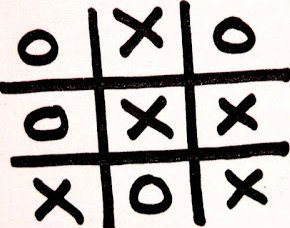
#> input picture iks-oks.jpg, 290 x 228 px
$ python test1.py
#> lines starting #> are read from the running program, lines starting #| are printed output that depends on the picture; after the words box and inside, x2 and y2 are one past the last pixel; in counts of white or black regions, pixels touching at a corner belong together
import cv2
import imutils
import numpy as np

image = cv2.imread("iks-oks.jpg")
#> image is the input picture: shape (228, 290, 3); mean B, G, R 173, 175.2, 180
image= cv2.resize(image,(1783,1764))
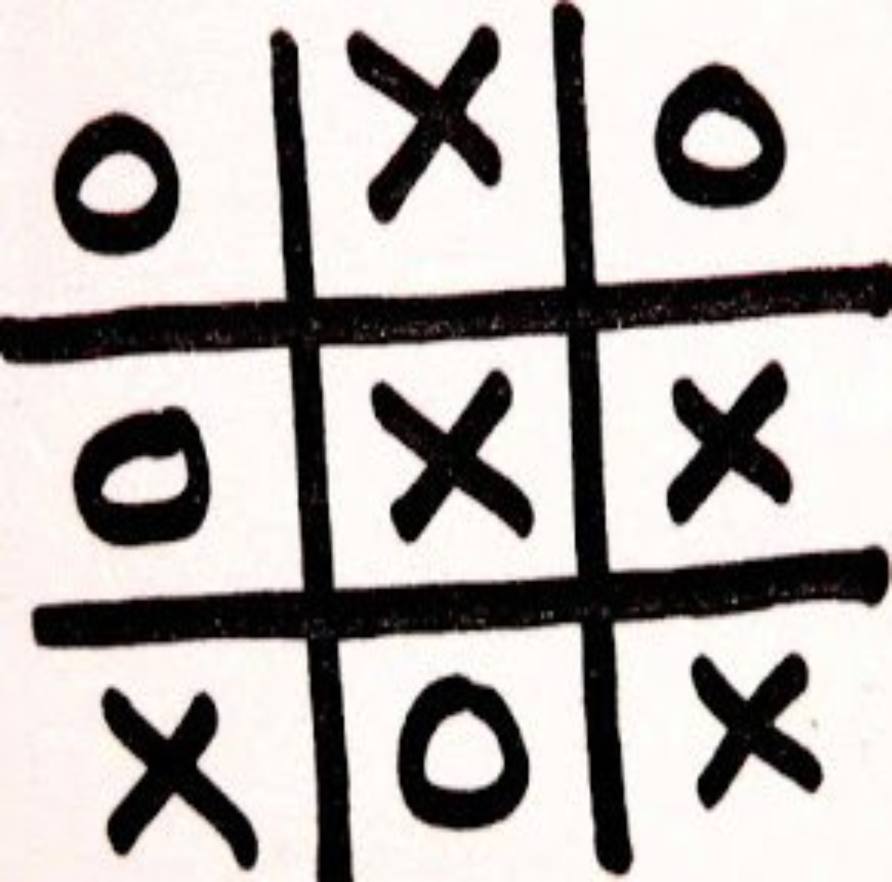
#> image: shape (1764, 1783, 3) (shown at 1/2 size); mean B, G, R 172.9, 175.1, 179.9
gray = cv2.cvtColor(image, cv2.COLOR_BGR2GRAY)
jezgro =  np.ones((7,7),np.uint8)
resenje=[]
ret,thresh1 = cv2.threshold(gray,127,255,cv2.THRESH_BINARY)
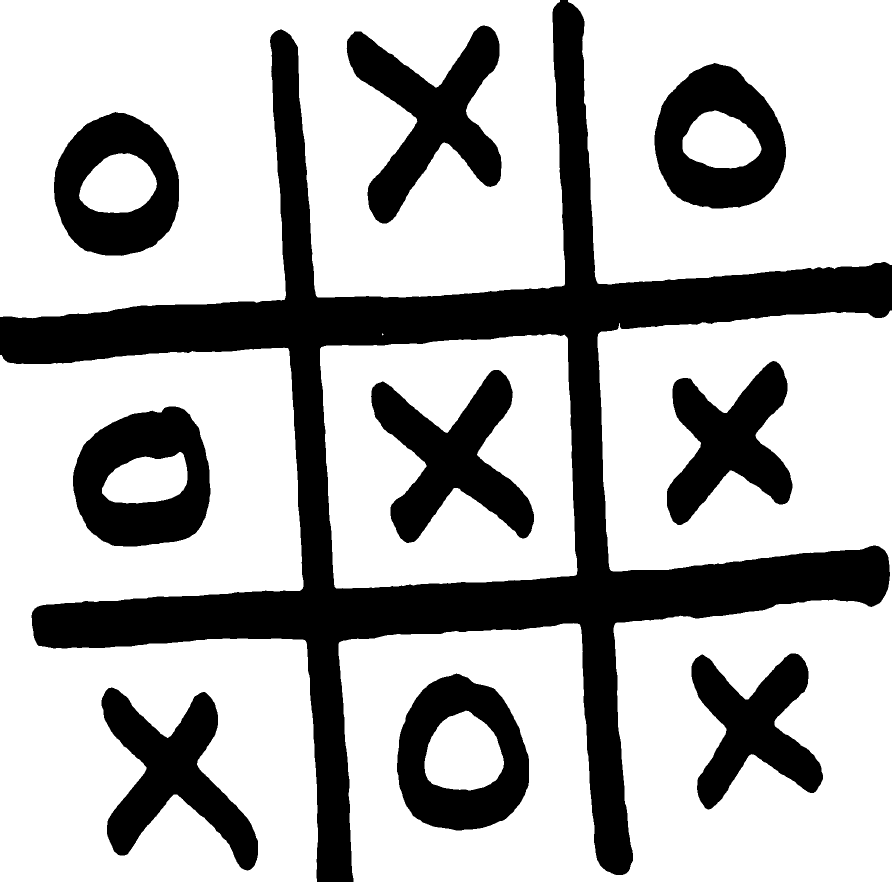
#> thresh1: shape (1764, 1783) (shown at 1/2 size); 70.2% white; 10 black regions, largest, box (x1, y1, x2, y2) and area: (0, 0, 1783, 1764) 521281, (693, 51, 1003, 447) 52619, (742, 740, 1068, 1086) 50328
thresh1 = cv2.morphologyEx(thresh1, cv2.MORPH_OPEN, jezgro)
#> thresh1: shape (1764, 1783); 70.2% white; 10 black regions
cnts = cv2.findContours(thresh1, cv2.RETR_LIST, cv2.CHAIN_APPROX_SIMPLE)
#> cnts = 19 contours; largest, box (x1, y1, x2, y2) and area: (0, 0, 1130, 636) 642296, (0, 696, 636, 1764) 591061, (677, 1153, 1783, 1764) 535132, (1136, 0, 1783, 569) 332272, (1195, 622, 1783, 1144) 276315


cnts = imutils.grab_contours(cnts)


for (i, c) in enumerate(cnts):

    if (cv2.contourArea(c)>20000 and cv2.contourArea(c)<180000): #14000 ili 20000
	    area = cv2.contourArea(c)
	    (x, y, w, h) = cv2.boundingRect(c)


	    hull = cv2.convexHull(c)
	    hullArea = cv2.contourArea(hull)
	    solidity = area / float(hullArea)
        # initialize the character text
	    char = " "


	    if solidity > 0.90:
		    char = "O"


	    elif solidity>0.3:
		    char = "X"

	    resenje.append(char)
	    if char != " ":
		    cv2.drawContours(image, [c], -1, (0, 255, 0), 3)
		    cv2.putText(image, char, (x+10, y - 20), cv2.FONT_HERSHEY_SIMPLEX, 10,
			    (255, 255, 0), 4)


	    print("{} (Contour #{}) -- solidity={:.2f}".format(char, i + 1, solidity))
#> this loop made 19 passes
#> (area, x, y, w, h, hullArea, solidity, char) on passes 2, 3, 4, 7, 8, 9, 14, 16, 17: (48798.5, 202, 1374, 315, 368, 91847, 0.531, 'X'), (65097.5, 793, 1346, 266, 316, 65711, 0.991, 'O'), (41011.5, 1382, 1306, 265, 314, 71653.5, 0.572, 'X'), (62141.5, 145, 812, 277, 282, 62811, 0.989, 'O'), (50977.5, 741, 739, 328, 348, 94013, 0.542, 'X'), (42970.5, 1333, 721, 253, 330, 69985, 0.614, 'X'), (56650, 107, 223, 252, 290, 57042.5, 0.993, 'O'), (58574, 1308, 125, 265, 293, 59059.5, 0.992, 'O'), (53316.5, 692, 50, 312, 398, 102471.5, 0.52, 'X')
#| X (Contour #2) -- solidity=0.53
#| O (Contour #3) -- solidity=0.99
#| X (Contour #4) -- solidity=0.57
#| O (Contour #7) -- solidity=0.99
#| X (Contour #8) -- solidity=0.54
#| X (Contour #9) -- solidity=0.61
#| O (Contour #14) -- solidity=0.99
#| O (Contour #16) -- solidity=0.99
#> (further printed lines are left out)
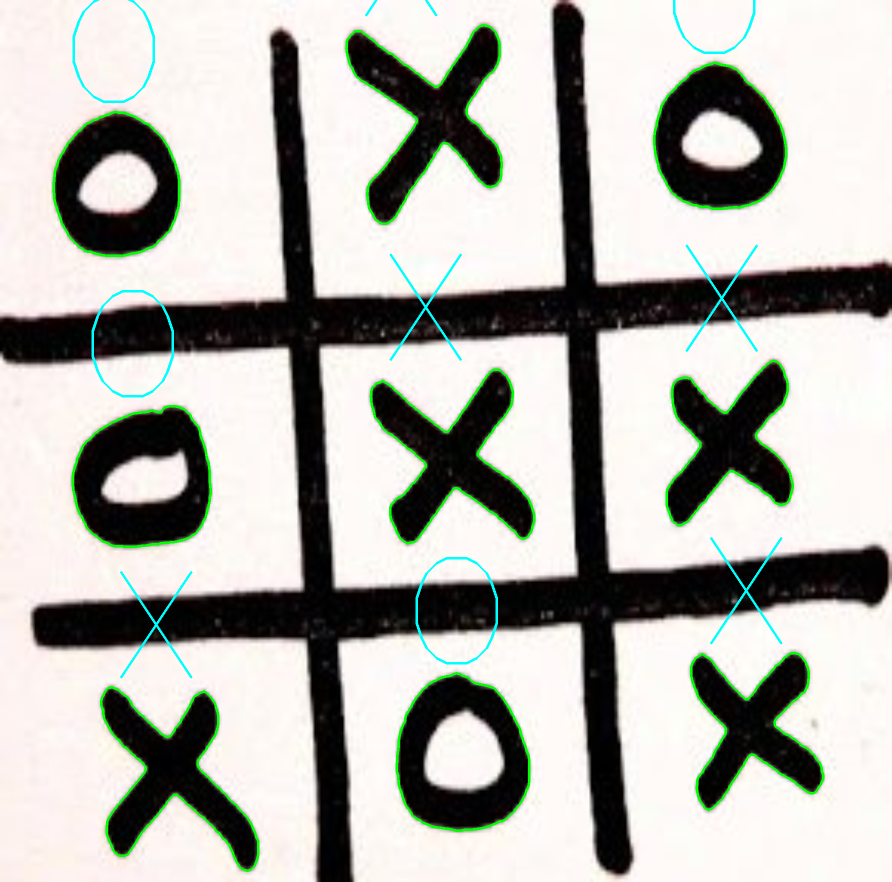
#> image: shape (1764, 1783, 3) (shown at 1/2 size); 2.1% of pixels changed, all inside (x1, y1, x2, y2) = (105, 0, 1649, 1744)
#> after the loop, resenje = ['X', 'O', 'X', 'O', 'X', 'X', 'O', 'O', 'X']


image= cv2.resize(image,(500,500))
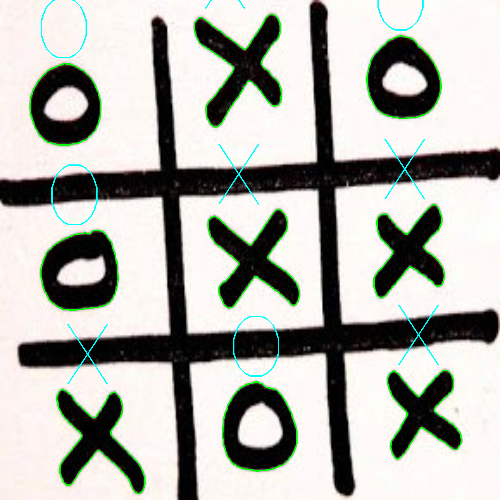
#> image: shape (500, 500, 3); mean B, G, R 171.4, 177.3, 176.7
cv2.imshow("Output", image)
cv2.waitKey(0)
cv2.destroyAllWindows()

$ run again, with ik.jpg copied over iks-oks.jpg
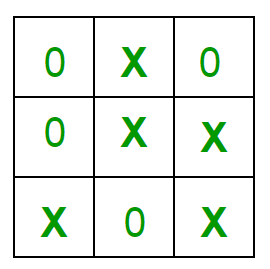
#> input picture ik.jpg, 270 x 269 px
#> image is the input picture: shape (269, 270, 3); mean B, G, R 231.8, 237.5, 231.8
#> `ret,thresh1 = cv2.threshold(gray,127,255,cv2.THRESH_BINARY)`:
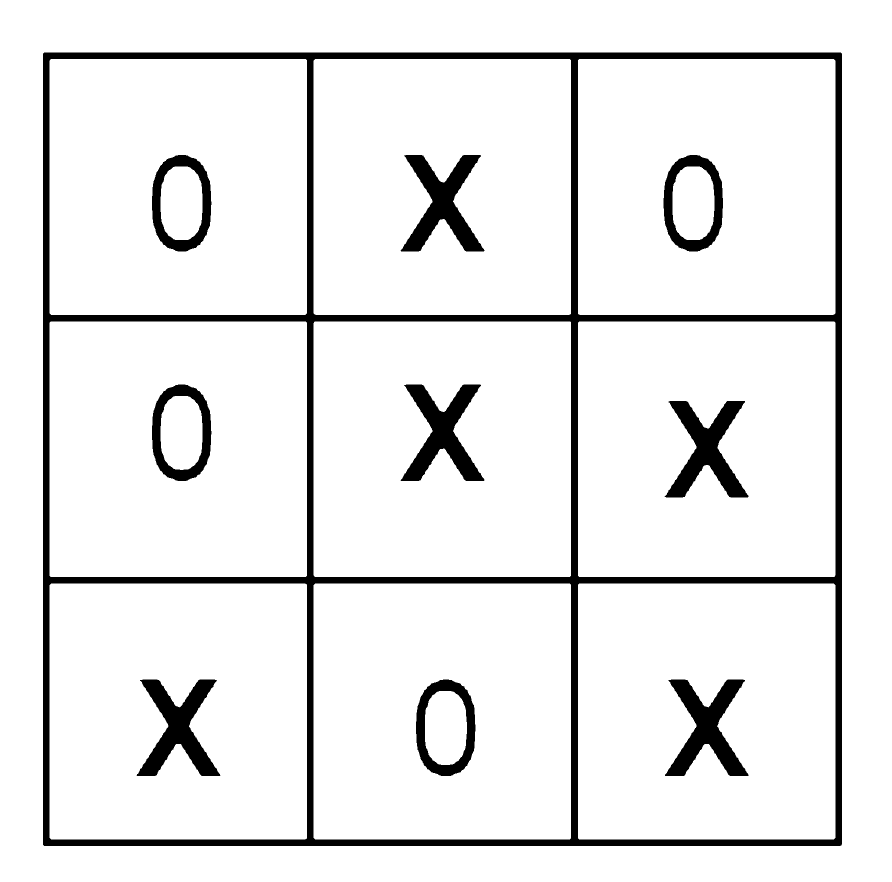
#> thresh1: shape (1764, 1783) (shown at 1/2 size); 91.5% white; 10 black regions, largest, box (x1, y1, x2, y2) and area: (86, 105, 1684, 1692) 164591, (273, 1359, 441, 1552) 13749, (1330, 1359, 1497, 1552) 13747
#> cnts = 24 contours; largest, box (x1, y1, x2, y2) and area: (0, 0, 1783, 1764) 3141666, (85, 104, 1685, 1693) 2539192, (1156, 1167, 1671, 1679) 262641, (627, 1167, 1142, 1679) 262641, (99, 1167, 614, 1679) 262639
#> the loop `for (i, c) in enumerate(cnts): ` made 24 passes
#> c on pass 24: [[0, 0], [0, 1763], [1782, 1763], [1782, 0]]
#> after the loop `for (i, c) in enumerate(cnts):`: resenje = []
#> `image= cv2.resize(image,(500,500))`:
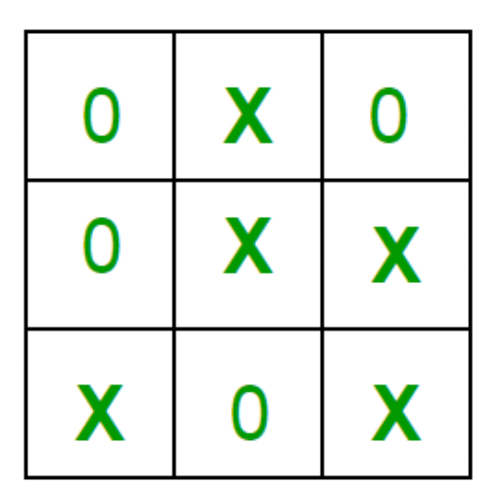
#> image: shape (500, 500, 3); mean B, G, R 231.8, 237.5, 231.8
